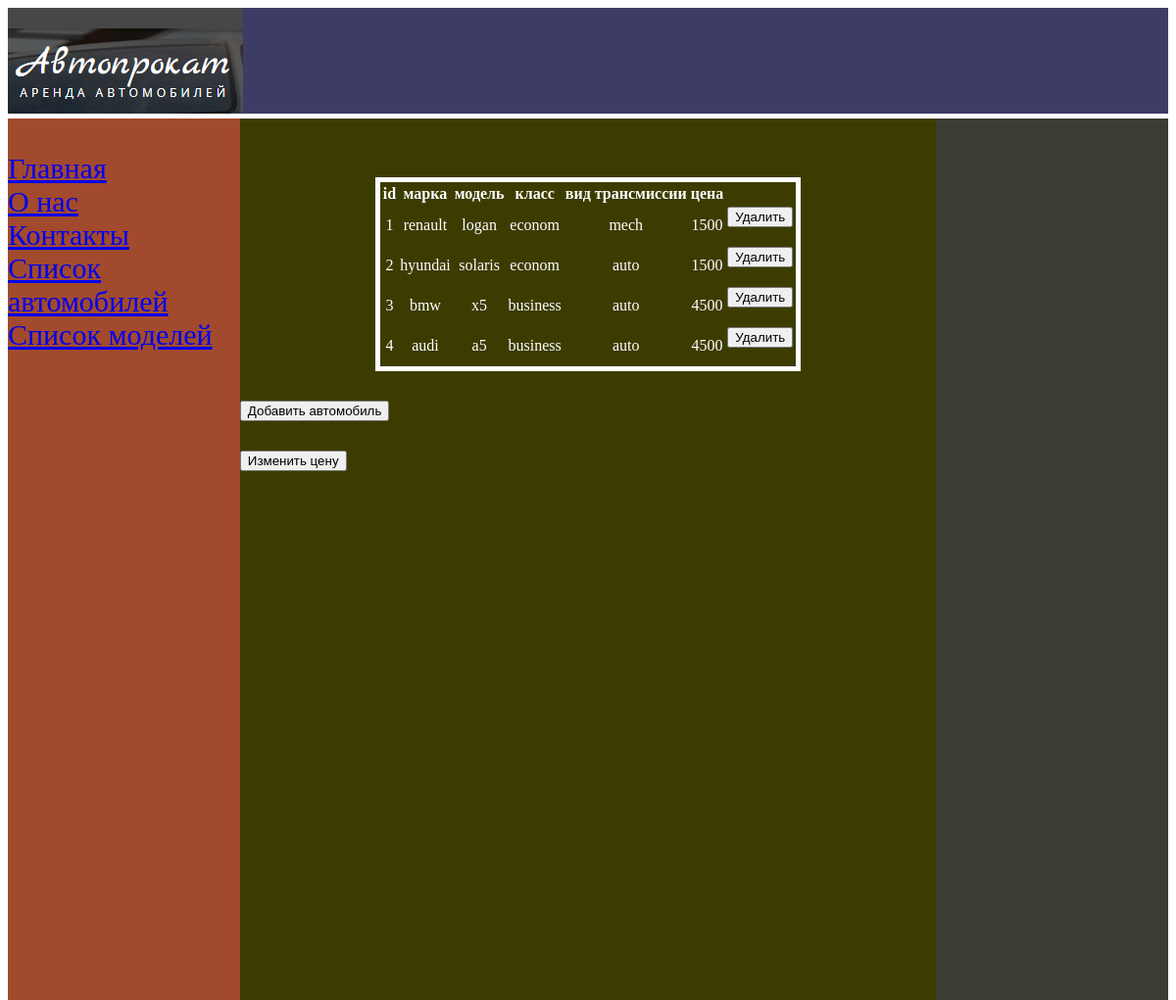
The page /modellist.php on the database its author committed.
### tables this page shows
CREATE TABLE `model` (
  `id` int(11) NOT NULL,
  `marka` varchar(50) NOT NULL,
  `model` varchar(50) NOT NULL,
  `class` varchar(50) NOT NULL,
  `trannsm` varchar(50) NOT NULL,
  `zena` int(11) NOT NULL
);

### modellist.php (the view, shortened to what this page needs)
<link rel="stylesheet" type="text/css" href="style.css">
<?php
	require('connect.php');
	$modelzapros=mysqli_query($connection,"SELECT `id`,`marka`,`model`,`class`,`trannsm`,`zena` FROM model");
	$posts=array();
if ($modelzapros) {
	while ($row=mysqli_fetch_assoc($modelzapros)) {
	$posts[]=$row;
}
}
?>
<div class="main">
				<div class="header">
					<a href="index.php"><img src="logo.png"></a>
				</div>
				<div class="leftbar">
					<br>
					<a href="index.php">Главная</a><br>
					<a href="about.php">О нас</a><br>
					<a href="contact.php">Контакты</a><br>
					<a href="autolist.php">Список автомобилей</a><br>
					<a href="modellist.php">Список моделей</a><br>
				</div>
				<div class="content">
					<table align="center">
					<tr>
						<th>id</th>
						<th>марка</th>
						<th>модель</th>
						<th>класс</th>
						<th>вид трансмиссии</th>
						<th>цена</th>
					</tr>
					<?php foreach($posts as $post){
							echo'<tr align="center">';
							echo '<td>'.$post['id'].'</td>';
							echo '<td>'. $post['marka'].	'</td>';
							echo '<td>'. $post['model']	.'</td>';
							echo '<td>'. $post['class'].	'</td>';
							echo '<td>'.$post['trannsm']	.    '</td>';
							echo '<td>'.$post['zena']	.    '</td>';?>
							<td><form method="POST">
								<input type="submit" name="deleteauto[]" value="Удалить">
							</form></td>
							<?php }
							echo '</table>';
					?>
					<form  class="addauto" method="POST">
								<input type="submit" name="addmodel" value="Добавить автомобиль">
						</form>
						<form  class="addauto" method="POST">
								<input type="submit" name="changezena" value="Изменить цену">
						</form>
				</div>
				<div class="sidebar">
				</div>
		</div>

### style.css (style rules this page uses)
.header { background:#3d3c66; height: 108px; margin-bottom: 5px; }
.leftbar { background:#A24A2D; min-height: 300px; width:20%; float: left; height: 900px; }
.content { background:#3d3c00; height: 900px; width: 60%; float:left; }
.sidebar { background:#3d3c33; min-height: 300px; width: 20%; height: 900px; float: left; }
table { margin-top: 60px; border:5px solid white; }
.addauto { margin-top: 30px; }

### rows shown on the page
model: id "1", marka "renault", model "logan", class "econom", trannsm "mech", zena "1500"
model: id "2", marka "hyundai", model "solaris", class "econom", trannsm "auto", zena "1500"
model: id "3", marka "bmw", model "x5", class "business", trannsm "auto", zena "4500"
model: id "4", marka "audi", model "a5", class "business", trannsm "auto", zena "4500"
